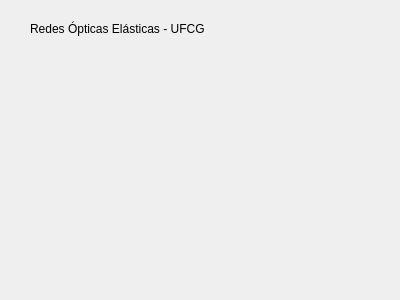
<?xml version="1.0" encoding="UTF-8"?>
<ui version="4.0">
 <class>form_ajuda_sobre</class>
 <widget class="QDialog" name="form_ajuda_sobre">
  <property name="geometry">
   <rect>
    <x>0</x>
    <y>0</y>
    <width>400</width>
    <height>300</height>
   </rect>
  </property>
  <property name="windowTitle">
   <string>Ajuda - Sobre</string>
  </property>
  <widget class="QLabel" name="label">
   <property name="geometry">
    <rect>
     <x>30</x>
     <y>20</y>
     <width>221</width>
     <height>17</height>
    </rect>
   </property>
   <property name="text">
    <string>Redes Ópticas Elásticas - UFCG</string>
   </property>
  </widget>
 </widget>
 <resources/>
 <connections/>
</ui>
